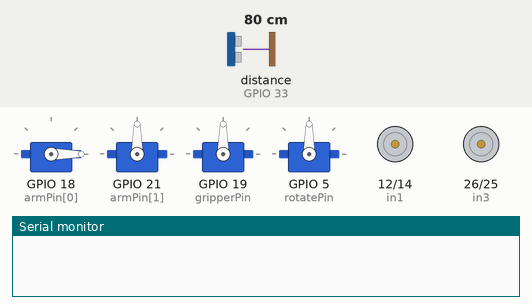
Recording of a sketch running on a simulated ESP32. Shown: 4 × servo, motor-driver pin pairs drawn as motors (green arrow = first pin HIGH = forward, orange = second pin HIGH = backward, longer = more drive, scaled by the enable pin), the last lines printed to the serial monitor. Wiring (from diagram.json): ultrasonic range finder: trigger GPIO 32; echo GPIO 33. Inputs (shaded band) come from the test bench; at power-on: distance to the obstacle (sensor on GPIO 33) 80 cm. The echo pulse lasts 58.3 µs per cm.

Above: at 1.0 s.
At 22.2 s:
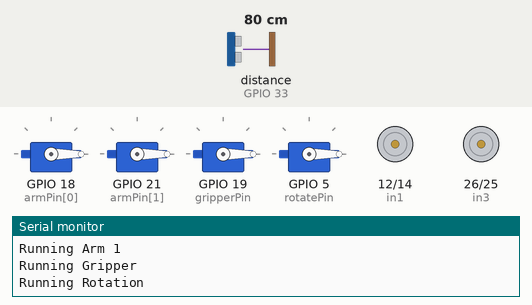
22.3 s: distance to the obstacle (sensor on GPIO 33) set to 2 cm
At 24.0 s:
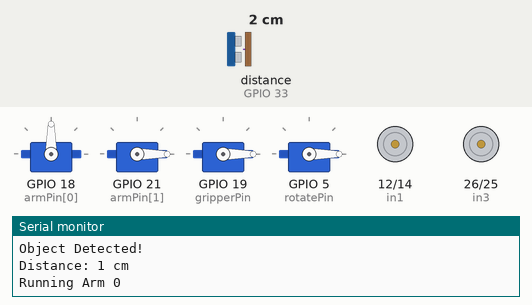
Timing chart, 0 to 30.7 s (numbered marks = the images above; inputs shaded):
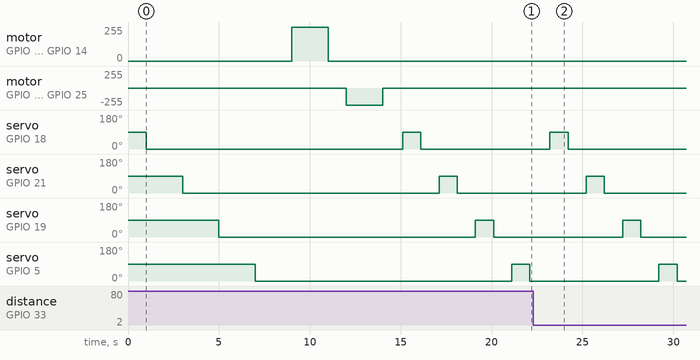

The sketch:

havbot.ino
```cpp
// My Libraries
# include "botcfg.h"

// Setup function runs once at startup
void setup()
{
    // Start Serial Communication
    Serial.begin(115200);

    // Initialize Bot Hardware
    initBot();

    // Run Servo Test
    servoTest();

    // Run Ultrasonic Test
    ultrasonicTest();

    // Run Motor Test (if you have motors to test)
    motorTest();
}

// Loop/Update next program
void loop()
{
    detectObject();

    Serial.println("Running Arm 0");
    moveArm(0, 90); // Move Arm 0 to 90 degrees
    delay(1000); // Delay for 1 second before next action
    moveArm(0, 0);  // Move Arm 0 back to 0 degrees
    delay(1000); // Delay for 1 second before next check
    Serial.println("Running Arm 1");
    moveArm(1, 90); // Move Arm 1 to 90 degrees
    delay(1000); // Delay for 1 second before next action
    moveArm(1, 0);  // Move Arm 1 back to 0 degrees
    delay(1000); // Delay for 1 second before next check

    Serial.println("Running Gripper");
    Gripping(90); // Move Gripper to 90 degrees
    delay(1000); // Delay for 1 second before next action
    Gripping(0);  // Move Gripper back to 0 degrees
    delay(1000); // Delay for 1 second before next check

    Serial.println("Running Rotation");
    rotateArm(90); // Rotate Arm to 90 degrees
    delay(1000); // Delay for 1 second before next action
    rotateArm(0);  // Rotate Arm back to 0 degrees
    delay(1000); // Delay for 1 second before next check
}
```

botcfg.cpp
```cpp
#include "botcfg.h"

// Define Servo Pins
const int armPin[2] = {18, 21};
const int gripperPin = 19;
const int rotatePin = 5;

// Define Servos
Servo armServo[2];
Servo gripperServo;
Servo rotateServo;

// Define L298N Motor Driver Pins (if needed, can be added here)
const int enA = 13; // Opsional: Enable pin for Motor A (if using motors)
const int in1 = 12;
const int in2 = 14;
const int enB = 27; // Opsional: Enable pin for Motor B (if using motors)
const int in3 = 26;
const int in4 = 25;

// Define Ultrasonic Sensor
const int trigPin = 32;
const int echoPin = 33;

// Initialize Hardware
void initBot()
{
    // Initialize Arm Servos
    for (int i = 0; i < 2; i++) {
        armServo[i].attach(armPin[i]);
    }

    // Initialize Gripper Servo
    gripperServo.attach(gripperPin);

    // Initialize Rotation Servo
    rotateServo.attach(rotatePin);

    // Initialize Motor Pins (if using motors)
    pinMode(enA, OUTPUT);
    pinMode(in1, OUTPUT);
    pinMode(in2, OUTPUT);
    pinMode(enB, OUTPUT);
    pinMode(in3, OUTPUT);
    pinMode(in4, OUTPUT);

    // Initialize Ultrasonic
    pinMode(trigPin, OUTPUT);
    pinMode(echoPin, INPUT);
}

// =============== Test Functions Only ===============
void servoTest()
{
    // Test Arm
    for (int i = 0; i < 2; i++) {
        armServo[i].write(90);
        delay(1000);
        armServo[i].write(0);
        delay(1000);
    }

    // Test Gripper
    gripperServo.write(90);
    delay(1000);
    gripperServo.write(0);
    delay(1000);

    // Test Rotation
    rotateServo.write(90);
    delay(1000);
    rotateServo.write(0);
    delay(1000);
}

void ultrasonicTest()
{
    // Send Trigger Pulse
    digitalWrite(trigPin, LOW);
    delayMicroseconds(2);
    digitalWrite(trigPin, HIGH);
    delayMicroseconds(10);
    digitalWrite(trigPin, LOW);

    // Read Echo Pulse
    long duration = pulseIn(echoPin, HIGH);

    // Calculate Distance (in cm)
    long distance = duration * 0.034 / 2;

    // Print Distance
    Serial.print("Distance: ");
    Serial.print(distance);
    Serial.println(" cm");

    delay(1000);
}

void motorTest()
{
    // Example: Move Motor A Forward
    digitalWrite(in1, HIGH);
    digitalWrite(in2, LOW);
    analogWrite(enA, 255); // Full speed
    delay(2000); // Run for 2 seconds

    // Stop Motor A
    analogWrite(enA, 0);
    delay(1000);

    // Example: Move Motor B Backward
    digitalWrite(in3, LOW);
    digitalWrite(in4, HIGH);
    analogWrite(enB, 255); // Full speed
    delay(2000); // Run for 2 seconds

    // Stop Motor B
    analogWrite(enB, 0);
    delay(1000);
}

// ==================== Functions ====================

void moveArm(int armIndex, int angle)
{
    if (armIndex >= 0 && armIndex < 2) {
        armServo[armIndex].write(angle);
    }
}

void Gripping(int angle)
{
    gripperServo.write(angle);
}

void rotateArm(int angle)
{
    rotateServo.write(angle);
}

void detectObject()
{
    // Send Trigger Pulse
    digitalWrite(trigPin, LOW);
    delayMicroseconds(2);
    digitalWrite(trigPin, HIGH);
    delayMicroseconds(10);
    digitalWrite(trigPin, LOW);

    // Read Echo Pulse
    long duration = pulseIn(echoPin, HIGH);

    // Calculate Distance (in cm)
    long distance = duration * 0.034 / 2;

    // Check if Object is Detected within 20 cm
    if (distance > 0 && distance < 20) {
        Serial.println("Object Detected!");
        // You can add additional actions here (e.g., move arm, rotate, etc.)
    } else {
        Serial.println("No Object Detected.");
    }

    // Print Distance
    Serial.print("Distance: ");
    Serial.print(distance);
    Serial.println(" cm");
    delay(100);
}
```

botcfg.h
```cpp
#ifndef BOTCFG_H
#define BOTCFG_H

// Extend Libraries
# include <ESP32Servo.h>

// Define Servo Pins
extern const int armPin[2];
extern const int gripperPin;
extern const int rotatePin;
// Define Servos
extern Servo armServo[2];
extern Servo gripperServo;
extern Servo rotateServo;

// Define Ultrasonic Sensor Pins
extern const int trigPin;
extern const int echoPin;

// Define L298N Motor Driver Pins (if needed, can be added here)
extern const int enA;
extern const int in1;
extern const int in2;
extern const int enB;
extern const int in3;
extern const int in4;

// Test Functions Only
void servoTest();
void ultrasonicTest();
void motorTest(); // If you have motors to test, you can implement this function

// Function Prototypes
void initBot();
void moveArm(int armIndex, int angle);
void Gripping(int angle);
void rotateArm(int angle);
void detectObject();

#endif // BOTCFG_H
```
